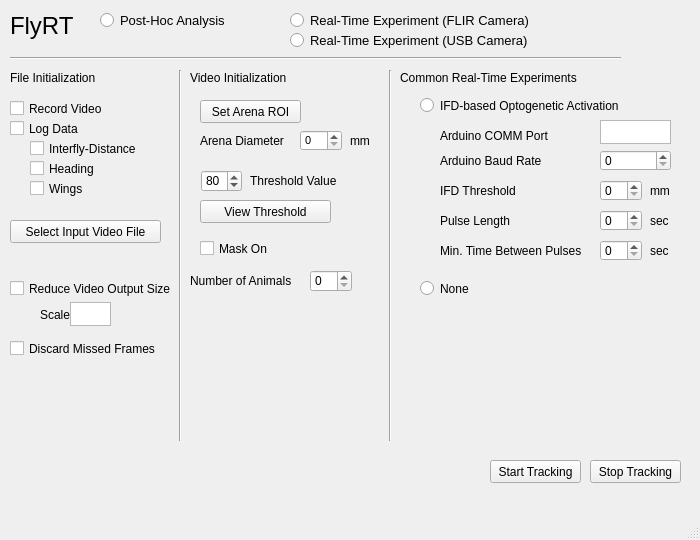
<?xml version="1.0" encoding="UTF-8"?>
<ui version="4.0">
 <class>MainWindow</class>
 <widget class="QMainWindow" name="MainWindow">
  <property name="geometry">
   <rect>
    <x>0</x>
    <y>0</y>
    <width>700</width>
    <height>540</height>
   </rect>
  </property>
  <property name="sizePolicy">
   <sizepolicy hsizetype="Fixed" vsizetype="Fixed">
    <horstretch>0</horstretch>
    <verstretch>0</verstretch>
   </sizepolicy>
  </property>
  <property name="font">
   <font>
    <weight>50</weight>
    <bold>false</bold>
   </font>
  </property>
  <property name="acceptDrops">
   <bool>false</bool>
  </property>
  <property name="windowTitle">
   <string>MainWindow</string>
  </property>
  <property name="autoFillBackground">
   <bool>false</bool>
  </property>
  <widget class="QWidget" name="centralwidget">
   <widget class="QSpinBox" name="ThreshValueSpin">
    <property name="geometry">
     <rect>
      <x>201</x>
      <y>170</y>
      <width>41</width>
      <height>22</height>
     </rect>
    </property>
    <property name="font">
     <font>
      <weight>50</weight>
      <bold>false</bold>
     </font>
    </property>
    <property name="acceptDrops">
     <bool>false</bool>
    </property>
    <property name="accelerated">
     <bool>false</bool>
    </property>
    <property name="minimum">
     <number>40</number>
    </property>
    <property name="maximum">
     <number>190</number>
    </property>
    <property name="value">
     <number>80</number>
    </property>
    <property name="displayIntegerBase">
     <number>10</number>
    </property>
   </widget>
   <widget class="QPushButton" name="StartTrackingPB">
    <property name="geometry">
     <rect>
      <x>490</x>
      <y>460</y>
      <width>91</width>
      <height>23</height>
     </rect>
    </property>
    <property name="font">
     <font>
      <weight>50</weight>
      <bold>false</bold>
     </font>
    </property>
    <property name="text">
     <string>Start Tracking</string>
    </property>
   </widget>
   <widget class="QLabel" name="titlelabel">
    <property name="geometry">
     <rect>
      <x>10</x>
      <y>10</y>
      <width>91</width>
      <height>31</height>
     </rect>
    </property>
    <property name="font">
     <font>
      <pointsize>18</pointsize>
     </font>
    </property>
    <property name="text">
     <string>FlyRT</string>
    </property>
   </widget>
   <widget class="QLabel" name="label">
    <property name="geometry">
     <rect>
      <x>10</x>
      <y>70</y>
      <width>131</width>
      <height>16</height>
     </rect>
    </property>
    <property name="font">
     <font>
      <pointsize>9</pointsize>
      <weight>50</weight>
      <bold>false</bold>
     </font>
    </property>
    <property name="text">
     <string>File Initialization</string>
    </property>
   </widget>
   <widget class="Line" name="line">
    <property name="geometry">
     <rect>
      <x>10</x>
      <y>50</y>
      <width>611</width>
      <height>16</height>
     </rect>
    </property>
    <property name="orientation">
     <enum>Qt::Horizontal</enum>
    </property>
   </widget>
   <widget class="Line" name="line_2">
    <property name="geometry">
     <rect>
      <x>170</x>
      <y>70</y>
      <width>20</width>
      <height>371</height>
     </rect>
    </property>
    <property name="orientation">
     <enum>Qt::Vertical</enum>
    </property>
   </widget>
   <widget class="QLabel" name="label_2">
    <property name="geometry">
     <rect>
      <x>250</x>
      <y>170</y>
      <width>131</width>
      <height>21</height>
     </rect>
    </property>
    <property name="font">
     <font>
      <weight>50</weight>
      <bold>false</bold>
     </font>
    </property>
    <property name="text">
     <string>Threshold Value</string>
    </property>
   </widget>
   <widget class="QPushButton" name="SetArenaROIPB">
    <property name="geometry">
     <rect>
      <x>200</x>
      <y>100</y>
      <width>101</width>
      <height>23</height>
     </rect>
    </property>
    <property name="font">
     <font>
      <weight>50</weight>
      <bold>false</bold>
     </font>
    </property>
    <property name="text">
     <string>Set Arena ROI</string>
    </property>
   </widget>
   <widget class="QPushButton" name="ViewThresholdPB">
    <property name="geometry">
     <rect>
      <x>200</x>
      <y>200</y>
      <width>131</width>
      <height>23</height>
     </rect>
    </property>
    <property name="font">
     <font>
      <weight>50</weight>
      <bold>false</bold>
     </font>
    </property>
    <property name="text">
     <string>View Threshold</string>
    </property>
   </widget>
   <widget class="QPushButton" name="InputVidPB">
    <property name="geometry">
     <rect>
      <x>10</x>
      <y>220</y>
      <width>151</width>
      <height>23</height>
     </rect>
    </property>
    <property name="font">
     <font>
      <weight>50</weight>
      <bold>false</bold>
     </font>
    </property>
    <property name="text">
     <string>Select Input Video File</string>
    </property>
   </widget>
   <widget class="QPushButton" name="StopTrackingPB">
    <property name="geometry">
     <rect>
      <x>590</x>
      <y>460</y>
      <width>91</width>
      <height>23</height>
     </rect>
    </property>
    <property name="font">
     <font>
      <weight>50</weight>
      <bold>false</bold>
     </font>
    </property>
    <property name="text">
     <string>Stop Tracking</string>
    </property>
   </widget>
   <widget class="QCheckBox" name="RecordCheck">
    <property name="geometry">
     <rect>
      <x>10</x>
      <y>100</y>
      <width>101</width>
      <height>17</height>
     </rect>
    </property>
    <property name="font">
     <font>
      <weight>50</weight>
      <bold>false</bold>
     </font>
    </property>
    <property name="text">
     <string>Record Video</string>
    </property>
   </widget>
   <widget class="QCheckBox" name="LogCheck">
    <property name="geometry">
     <rect>
      <x>10</x>
      <y>120</y>
      <width>101</width>
      <height>17</height>
     </rect>
    </property>
    <property name="font">
     <font>
      <weight>50</weight>
      <bold>false</bold>
     </font>
    </property>
    <property name="text">
     <string>Log Data</string>
    </property>
   </widget>
   <widget class="QCheckBox" name="HeadingCheck">
    <property name="geometry">
     <rect>
      <x>30</x>
      <y>160</y>
      <width>101</width>
      <height>17</height>
     </rect>
    </property>
    <property name="font">
     <font>
      <weight>50</weight>
      <bold>false</bold>
     </font>
    </property>
    <property name="text">
     <string>Heading</string>
    </property>
   </widget>
   <widget class="QCheckBox" name="IFDCheck">
    <property name="geometry">
     <rect>
      <x>30</x>
      <y>140</y>
      <width>161</width>
      <height>17</height>
     </rect>
    </property>
    <property name="font">
     <font>
      <weight>50</weight>
      <bold>false</bold>
     </font>
    </property>
    <property name="text">
     <string>Interfly-Distance</string>
    </property>
   </widget>
   <widget class="QCheckBox" name="WingsCheck">
    <property name="geometry">
     <rect>
      <x>30</x>
      <y>180</y>
      <width>101</width>
      <height>17</height>
     </rect>
    </property>
    <property name="font">
     <font>
      <weight>50</weight>
      <bold>false</bold>
     </font>
    </property>
    <property name="text">
     <string>Wings</string>
    </property>
   </widget>
   <widget class="QLabel" name="label_6">
    <property name="geometry">
     <rect>
      <x>400</x>
      <y>70</y>
      <width>191</width>
      <height>16</height>
     </rect>
    </property>
    <property name="font">
     <font>
      <pointsize>9</pointsize>
      <weight>50</weight>
      <bold>false</bold>
     </font>
    </property>
    <property name="text">
     <string>Common Real-Time Experiments</string>
    </property>
   </widget>
   <widget class="QLabel" name="label_7">
    <property name="geometry">
     <rect>
      <x>420</x>
      <y>100</y>
      <width>191</width>
      <height>16</height>
     </rect>
    </property>
    <property name="font">
     <font>
      <pointsize>9</pointsize>
      <weight>50</weight>
      <bold>false</bold>
     </font>
    </property>
    <property name="text">
     <string/>
    </property>
   </widget>
   <widget class="QRadioButton" name="IFDExperimentRadioButton">
    <property name="geometry">
     <rect>
      <x>420</x>
      <y>90</y>
      <width>211</width>
      <height>31</height>
     </rect>
    </property>
    <property name="font">
     <font>
      <weight>50</weight>
      <bold>false</bold>
     </font>
    </property>
    <property name="text">
     <string>IFD-based Optogenetic Activation</string>
    </property>
    <attribute name="buttonGroup">
     <string notr="true">RTExperimentButtonGroup</string>
    </attribute>
   </widget>
   <widget class="QTextEdit" name="ArduinoCommText">
    <property name="geometry">
     <rect>
      <x>600</x>
      <y>120</y>
      <width>71</width>
      <height>24</height>
     </rect>
    </property>
    <property name="font">
     <font>
      <pointsize>8</pointsize>
      <kerning>false</kerning>
     </font>
    </property>
    <property name="toolTip">
     <string/>
    </property>
   </widget>
   <widget class="QSpinBox" name="baudRateSpin">
    <property name="geometry">
     <rect>
      <x>600</x>
      <y>150</y>
      <width>71</width>
      <height>21</height>
     </rect>
    </property>
    <property name="maximum">
     <number>120000</number>
    </property>
   </widget>
   <widget class="QLabel" name="ArduinoCommTextLabel">
    <property name="geometry">
     <rect>
      <x>440</x>
      <y>120</y>
      <width>151</width>
      <height>31</height>
     </rect>
    </property>
    <property name="text">
     <string>Arduino COMM Port</string>
    </property>
   </widget>
   <widget class="QLabel" name="ArduinoBaudSpin">
    <property name="geometry">
     <rect>
      <x>440</x>
      <y>150</y>
      <width>101</width>
      <height>21</height>
     </rect>
    </property>
    <property name="text">
     <string>Arduino Baud Rate</string>
    </property>
   </widget>
   <widget class="QLabel" name="label_11">
    <property name="geometry">
     <rect>
      <x>200</x>
      <y>130</y>
      <width>101</width>
      <height>21</height>
     </rect>
    </property>
    <property name="text">
     <string>Arena Diameter</string>
    </property>
   </widget>
   <widget class="QSpinBox" name="ArenaDiameterSpin">
    <property name="geometry">
     <rect>
      <x>300</x>
      <y>130</y>
      <width>42</width>
      <height>21</height>
     </rect>
    </property>
    <property name="font">
     <font>
      <pointsize>8</pointsize>
     </font>
    </property>
    <property name="maximum">
     <number>1000</number>
    </property>
   </widget>
   <widget class="QRadioButton" name="PostHocRadioButton">
    <property name="geometry">
     <rect>
      <x>100</x>
      <y>10</y>
      <width>191</width>
      <height>21</height>
     </rect>
    </property>
    <property name="font">
     <font>
      <pointsize>10</pointsize>
     </font>
    </property>
    <property name="text">
     <string>Post-Hoc Analysis</string>
    </property>
    <attribute name="buttonGroup">
     <string notr="true">AnalysisButtonGroup</string>
    </attribute>
   </widget>
   <widget class="QRadioButton" name="RTFLIRRadioButton">
    <property name="geometry">
     <rect>
      <x>290</x>
      <y>10</y>
      <width>331</width>
      <height>21</height>
     </rect>
    </property>
    <property name="font">
     <font>
      <pointsize>10</pointsize>
     </font>
    </property>
    <property name="text">
     <string>Real-Time Experiment (FLIR Camera)</string>
    </property>
    <attribute name="buttonGroup">
     <string notr="true">AnalysisButtonGroup</string>
    </attribute>
   </widget>
   <widget class="QSpinBox" name="pulseLenSpin">
    <property name="geometry">
     <rect>
      <x>600</x>
      <y>210</y>
      <width>42</width>
      <height>21</height>
     </rect>
    </property>
    <property name="maximum">
     <number>1000</number>
    </property>
   </widget>
   <widget class="QLabel" name="ArduinoPulseSpin">
    <property name="geometry">
     <rect>
      <x>440</x>
      <y>210</y>
      <width>101</width>
      <height>21</height>
     </rect>
    </property>
    <property name="text">
     <string>Pulse Length</string>
    </property>
   </widget>
   <widget class="QLabel" name="label_13">
    <property name="geometry">
     <rect>
      <x>650</x>
      <y>210</y>
      <width>31</width>
      <height>21</height>
     </rect>
    </property>
    <property name="text">
     <string>sec</string>
    </property>
   </widget>
   <widget class="QLabel" name="label_14">
    <property name="geometry">
     <rect>
      <x>350</x>
      <y>130</y>
      <width>31</width>
      <height>21</height>
     </rect>
    </property>
    <property name="text">
     <string>mm</string>
    </property>
   </widget>
   <widget class="QLabel" name="label_15">
    <property name="geometry">
     <rect>
      <x>650</x>
      <y>240</y>
      <width>31</width>
      <height>21</height>
     </rect>
    </property>
    <property name="text">
     <string>sec</string>
    </property>
   </widget>
   <widget class="QLabel" name="ArduinoPulseLockoutSpin">
    <property name="geometry">
     <rect>
      <x>440</x>
      <y>240</y>
      <width>161</width>
      <height>21</height>
     </rect>
    </property>
    <property name="text">
     <string>Min. Time Between Pulses</string>
    </property>
   </widget>
   <widget class="QSpinBox" name="arduinoLockoutTimeSpin">
    <property name="geometry">
     <rect>
      <x>600</x>
      <y>240</y>
      <width>42</width>
      <height>21</height>
     </rect>
    </property>
    <property name="maximum">
     <number>1000</number>
    </property>
   </widget>
   <widget class="QLabel" name="label_5">
    <property name="geometry">
     <rect>
      <x>190</x>
      <y>70</y>
      <width>191</width>
      <height>16</height>
     </rect>
    </property>
    <property name="font">
     <font>
      <pointsize>9</pointsize>
      <weight>50</weight>
      <bold>false</bold>
     </font>
    </property>
    <property name="text">
     <string>Video Initialization</string>
    </property>
   </widget>
   <widget class="QCheckBox" name="DiscardFramesCheck">
    <property name="geometry">
     <rect>
      <x>10</x>
      <y>340</y>
      <width>181</width>
      <height>17</height>
     </rect>
    </property>
    <property name="font">
     <font>
      <weight>50</weight>
      <bold>false</bold>
     </font>
    </property>
    <property name="text">
     <string>Discard Missed Frames</string>
    </property>
   </widget>
   <widget class="QCheckBox" name="VidScaleCheck">
    <property name="geometry">
     <rect>
      <x>10</x>
      <y>280</y>
      <width>171</width>
      <height>17</height>
     </rect>
    </property>
    <property name="font">
     <font>
      <weight>50</weight>
      <bold>false</bold>
     </font>
    </property>
    <property name="text">
     <string>Reduce Video Output Size</string>
    </property>
   </widget>
   <widget class="QTextEdit" name="VidScaleTextEdit">
    <property name="geometry">
     <rect>
      <x>70</x>
      <y>302</y>
      <width>41</width>
      <height>24</height>
     </rect>
    </property>
    <property name="sizePolicy">
     <sizepolicy hsizetype="Expanding" vsizetype="Expanding">
      <horstretch>0</horstretch>
      <verstretch>0</verstretch>
     </sizepolicy>
    </property>
    <property name="font">
     <font>
      <pointsize>8</pointsize>
     </font>
    </property>
   </widget>
   <widget class="QLabel" name="label_3">
    <property name="geometry">
     <rect>
      <x>40</x>
      <y>299</y>
      <width>31</width>
      <height>31</height>
     </rect>
    </property>
    <property name="text">
     <string>Scale</string>
    </property>
   </widget>
   <widget class="Line" name="line_3">
    <property name="geometry">
     <rect>
      <x>380</x>
      <y>70</y>
      <width>20</width>
      <height>371</height>
     </rect>
    </property>
    <property name="orientation">
     <enum>Qt::Vertical</enum>
    </property>
   </widget>
   <widget class="QRadioButton" name="NoRTERadioButton">
    <property name="geometry">
     <rect>
      <x>420</x>
      <y>280</y>
      <width>82</width>
      <height>17</height>
     </rect>
    </property>
    <property name="text">
     <string>None</string>
    </property>
    <attribute name="buttonGroup">
     <string notr="true">RTExperimentButtonGroup</string>
    </attribute>
   </widget>
   <widget class="QLabel" name="InputVidPathLabel">
    <property name="geometry">
     <rect>
      <x>10</x>
      <y>250</y>
      <width>151</width>
      <height>16</height>
     </rect>
    </property>
    <property name="text">
     <string/>
    </property>
   </widget>
   <widget class="QSpinBox" name="NIndsSpin">
    <property name="geometry">
     <rect>
      <x>310</x>
      <y>270</y>
      <width>42</width>
      <height>22</height>
     </rect>
    </property>
   </widget>
   <widget class="QLabel" name="label_4">
    <property name="geometry">
     <rect>
      <x>190</x>
      <y>270</y>
      <width>121</width>
      <height>21</height>
     </rect>
    </property>
    <property name="text">
     <string>Number of Animals</string>
    </property>
   </widget>
   <widget class="QCheckBox" name="MaskOnCheck">
    <property name="geometry">
     <rect>
      <x>200</x>
      <y>240</y>
      <width>101</width>
      <height>17</height>
     </rect>
    </property>
    <property name="font">
     <font>
      <weight>50</weight>
      <bold>false</bold>
     </font>
    </property>
    <property name="text">
     <string>Mask On</string>
    </property>
   </widget>
   <widget class="QLabel" name="ArduinoPulseSpin_2">
    <property name="geometry">
     <rect>
      <x>440</x>
      <y>180</y>
      <width>101</width>
      <height>21</height>
     </rect>
    </property>
    <property name="text">
     <string>IFD Threshold</string>
    </property>
   </widget>
   <widget class="QLabel" name="label_16">
    <property name="geometry">
     <rect>
      <x>650</x>
      <y>180</y>
      <width>31</width>
      <height>21</height>
     </rect>
    </property>
    <property name="text">
     <string>mm</string>
    </property>
   </widget>
   <widget class="QSpinBox" name="IFDThreshSpin">
    <property name="geometry">
     <rect>
      <x>600</x>
      <y>180</y>
      <width>42</width>
      <height>21</height>
     </rect>
    </property>
    <property name="maximum">
     <number>1000</number>
    </property>
   </widget>
   <widget class="QRadioButton" name="RTUSBRadioButton">
    <property name="geometry">
     <rect>
      <x>290</x>
      <y>30</y>
      <width>341</width>
      <height>21</height>
     </rect>
    </property>
    <property name="font">
     <font>
      <pointsize>10</pointsize>
     </font>
    </property>
    <property name="text">
     <string>Real-Time Experiment (USB Camera)</string>
    </property>
    <attribute name="buttonGroup">
     <string notr="true">AnalysisButtonGroup</string>
    </attribute>
   </widget>
  </widget>
  <widget class="QMenuBar" name="menubar">
   <property name="geometry">
    <rect>
     <x>0</x>
     <y>0</y>
     <width>700</width>
     <height>21</height>
    </rect>
   </property>
  </widget>
  <widget class="QStatusBar" name="statusbar"/>
 </widget>
 <resources/>
 <connections/>
 <buttongroups>
  <buttongroup name="AnalysisButtonGroup"/>
  <buttongroup name="RTExperimentButtonGroup"/>
 </buttongroups>
</ui>
